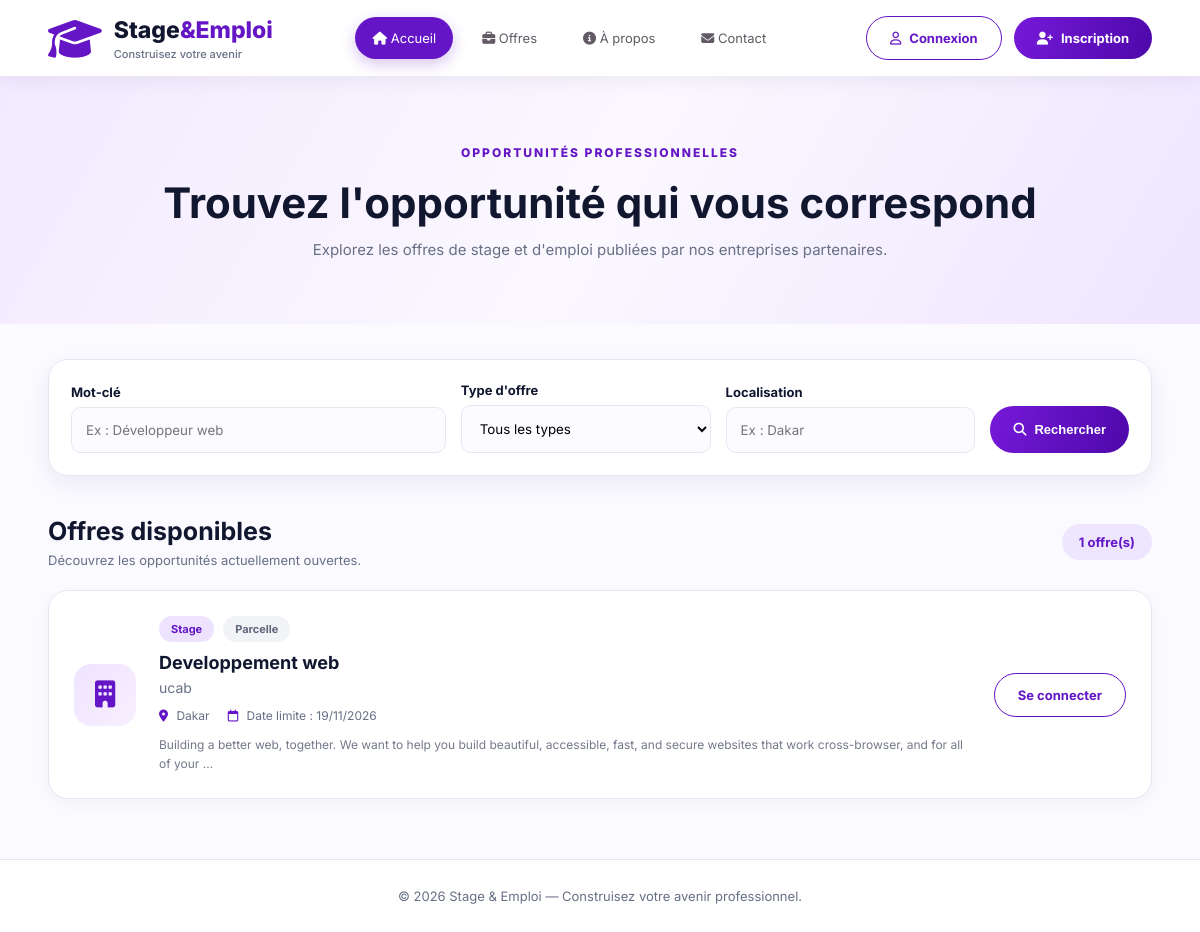
Page /offres/ on the committed database.
### offres/models.py (models this page shows, shortened)
class Offre(models.Model):
    class TypeOffre(models.TextChoices):
        STAGE = 'STAGE', 'Stage'
        EMPLOI = 'EMPLOI', 'Emploi'
    entreprise = models.ForeignKey(
        Entreprise,
        on_delete=models.CASCADE,
        related_name='offres'
    )
    titre = models.CharField(max_length=150)
    description = models.TextField()
    type_offre = models.CharField(
        max_length=20,
        choices=TypeOffre.choices
    )
    localisation = models.CharField(max_length=150)
    secteur = models.CharField(max_length=100)
    date_publication = models.DateTimeField(auto_now_add=True)
    date_limite = models.DateField()
    statut = models.BooleanField(default=True)

### comptes/models.py (models this page shows, shortened)
class Entreprise(models.Model):
    utilisateur = models.OneToOneField(
        'comptes.Utilisateur',
        on_delete=models.CASCADE,
        related_name='profil_entreprise'
    )
    nom_entreprise = models.CharField(max_length=150)
    secteur = models.CharField(max_length=100)

### offres/views.py (the view)
# urls.py: path('', views.liste_offres, name='liste_offres'),
def liste_offres(request):
    offres = Offre.objects.filter(
        statut=True,
        date_limite__gte=timezone.localdate()
    ).select_related('entreprise')
    recherche = request.GET.get('recherche', '')
    type_offre = request.GET.get('type_offre', '')
    localisation = request.GET.get('localisation', '')
    if recherche:
        offres = offres.filter(titre__icontains=recherche)
    if type_offre:
        offres = offres.filter(type_offre=type_offre)
    if localisation:
        offres = offres.filter(localisation__icontains=localisation)
    return render(request, 'offres/liste_offres.html', {
        'offres': offres,
    })

### offres/templates/offres/liste_offres.html (shortened to what this page needs)
{% extends 'comptes/base.html' %}
{% block content %}
<section class="offers-hero">
    <div class="container">
        <span class="hero-label">OPPORTUNITÉS PROFESSIONNELLES</span>
        <h1>Trouvez l'opportunité qui vous correspond</h1>
        <p>Explorez les offres de stage et d'emploi publiées par nos entreprises partenaires.</p>
    </div>
</section>
<section class="container offers-page">
    <form method="GET" class="offers-filter">
        <div class="filter-field">
            <label>Mot-clé</label>
            <input
                type="text"
                name="recherche"
                value="{{ request.GET.recherche }}"
                placeholder="Ex : Développeur web"
            >
        </div>
        <div class="filter-field">
            <label>Type d'offre</label>
            <select name="type_offre">
                <option value="">Tous les types</option>
            </select>
        </div>
        <div class="filter-field">
            <label>Localisation</label>
            <input
                type="text"
                name="localisation"
                value="{{ request.GET.localisation }}"
                placeholder="Ex : Dakar"
            >
        </div>
        <button type="submit" class="btn-primary filter-button">
            <i class="fa-solid fa-magnifying-glass"></i>
            Rechercher
        </button>
    </form>
    <div class="offers-title">
        <div>
            <h2>Offres disponibles</h2>
            <p>Découvrez les opportunités actuellement ouvertes.</p>
        </div>
        <span class="results-count">
            {{ offres|length }} offre(s)
        </span>
    </div>
    <div class="offers-list">
        {% for offre in offres %}
        <article class="job-card">
            <div class="job-logo">
                <i class="fa-solid fa-building"></i>
            </div>
            <div class="job-information">
                <div class="job-tags">
                    <span class="job-type">
                        {{ offre.get_type_offre_display }}
                    </span>
                    <span class="job-sector">
                        {{ offre.secteur }}
                    </span>
                </div>
                <h3>{{ offre.titre }}</h3>
                <p class="job-company">
                    {{ offre.entreprise.nom_entreprise }}
                </p>
                <div class="job-details">
                    <span>
                        <i class="fa-solid fa-location-dot"></i>
                        {{ offre.localisation }}
                    </span>
                    <span>
                        <i class="fa-regular fa-calendar"></i>
                        Date limite : {{ offre.date_limite|date:"d/m/Y" }}
                    </span>
                </div>
                <p class="job-description">
                    {{ offre.description|truncatewords:25 }}
                </p>
            </div>
            <div class="job-action">
                {% if user.is_authenticated and user.role == 'ETUDIANT' %}
                    <a href="{% url 'postuler' offre.id %}" class="btn-primary">
                        Postuler <i class="fa-solid fa-arrow-right"></i>
                    </a>
                {% elif not user.is_authenticated %}
                    <a href="{% url 'connexion' %}" class="btn-outline">
                        Se connecter
                    </a>
                {% else %}
                    <span class="job-note">Connectez-vous comme étudiant pour postuler.</span>
                {% endif %}
            </div>
        </article>
        {% endfor %}
    </div>
</section>
{% endblock %}

### static/css/style.css (style rules this page uses)
:root { --primary: #6415c5; --primary-dark: #4c0da5; --purple-light: #eee5ff; --text: #11172f; --muted: #687086; --background: #fbfaff; --white: #ffffff; --border: #e9e6f2; }
* { margin: 0; padding: 0; box-sizing: border-box; }
body { font-family: 'Inter', sans-serif; background: var(--background); color: var(--text); }
a { text-decoration: none; color: inherit; }
.btn-primary, .btn-outline { display: inline-flex; justify-content: center; align-items: center; gap: 8px; padding: 13px 23px; border-radius: 30px; font-size: 13px; font-weight: 700; transition: .3s; cursor: pointer; }
.btn-primary { color: white; background: linear-gradient(110deg, #7619d9, #4d08a9); border: none; }
.btn-outline { border: 1px solid var(--primary); color: var(--primary); background: white; }
.container { width: 92%; max-width: 1450px; margin: auto; }
input, select, textarea { width: 100%; padding: 14px; margin-top: 7px; border: 1px solid var(--border); border-radius: 10px; outline: none; font-family: inherit; }
.hero-label { color: var(--primary); font-size: 12px; font-weight: 800; letter-spacing: 2px; }
.offers-hero { padding: 65px 5%; text-align: center; background: linear-gradient(120deg, #f2eaff, #fbf8ff, #eee5ff); }
.offers-hero h1 { font-size: clamp(27px, 4vw, 42px); margin: 16px 0 12px; color: var(--text); }
.offers-hero p { color: var(--muted); font-size: 15px; }
.offers-page { padding-top: 35px; padding-bottom: 60px; }
.offers-filter { display: grid; grid-template-columns: 1.5fr 1fr 1fr auto; align-items: end; gap: 15px; background: white; padding: 22px; border-radius: 20px; box-shadow: 0 8px 25px rgba(40,20,80,.07); border: 1px solid var(--border); margin-bottom: 40px; }
.filter-field label { display: block; font-size: 13px; font-weight: 700; margin-bottom: 7px; }
.filter-field input, .filter-field select { margin: 0; background: #fcfbff; }
.filter-button { height: 47px; white-space: nowrap; }
.offers-title { display: flex; align-items: center; justify-content: space-between; margin-bottom: 22px; }
.offers-title h2 { font-size: 25px; margin-bottom: 6px; }
.offers-title p { color: var(--muted); font-size: 13px; }
.results-count { background: var(--purple-light); color: var(--primary); padding: 10px 17px; border-radius: 25px; font-weight: 700; font-size: 13px; }
.offers-list { display: flex; flex-direction: column; gap: 18px; }
.job-card { display: grid; grid-template-columns: 65px 1fr auto; gap: 20px; align-items: center; padding: 25px; background: white; border: 1px solid var(--border); border-radius: 20px; box-shadow: 0 5px 18px rgba(30,20,60,.04); transition: .3s; }
.job-logo { width: 62px; height: 62px; display: grid; place-items: center; border-radius: 17px; background: linear-gradient(135deg,#eee4ff,#f8efff); color: var(--primary); font-size: 27px; }
.job-tags { display: flex; gap: 9px; margin-bottom: 10px; }
.job-type, .job-sector { padding: 6px 12px; border-radius: 20px; font-size: 11px; font-weight: 700; }
.job-type { background: #eee3ff; color: var(--primary); }
.job-sector { background: #f2f3f7; color: #60677b; }
.job-information h3 { font-size: 18px; margin-bottom: 6px; }
.job-company { color: var(--muted); font-size: 14px; margin-bottom: 12px; }
.job-details { display: flex; flex-wrap: wrap; gap: 18px; color: var(--muted); font-size: 12px; }
.job-details i { color: var(--primary); margin-right: 5px; }
.job-description { color: #74798a; font-size: 12px; line-height: 1.6; margin-top: 12px; }
.job-action { display: flex; justify-content: center; }
.job-action .btn-primary, .job-action .btn-outline { white-space: nowrap; }

### rows in the picture
Offre: type_offre "Stage", secteur "Parcelle", titre "Developpement web", entreprise.nom_entreprise "ucab", localisation "Dakar", date_limite "19/11/2026", description "Building a better web, together. We want to help you build beautiful, accessible, fast, and secure websites that work cross-browser, and for all of your …"

### other values in the picture
{{ offres|length }} "1"
